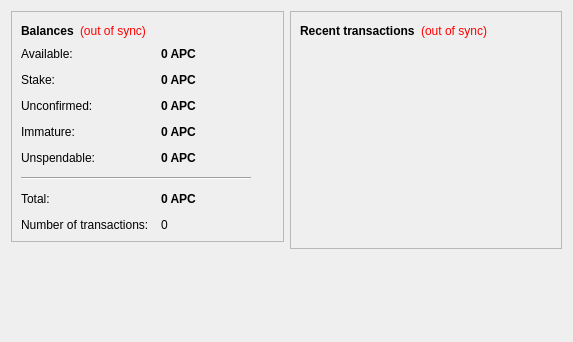
<?xml version="1.0" encoding="UTF-8"?>
<ui version="4.0">
 <class>OverviewPage</class>
 <widget class="QWidget" name="OverviewPage">
  <property name="geometry">
   <rect>
    <x>0</x>
    <y>0</y>
    <width>573</width>
    <height>342</height>
   </rect>
  </property>
  <property name="windowTitle">
   <string>Form</string>
  </property>
  <layout class="QHBoxLayout" name="horizontalLayout" stretch="1,1">
   <item>
    <layout class="QVBoxLayout" name="verticalLayout_2">
     <item>
      <widget class="QFrame" name="frame">
       <property name="frameShape">
        <enum>QFrame::StyledPanel</enum>
       </property>
       <property name="frameShadow">
        <enum>QFrame::Raised</enum>
       </property>
       <layout class="QVBoxLayout" name="verticalLayout_4">
        <item>
         <layout class="QHBoxLayout" name="horizontalLayout_4">
          <item>
           <widget class="QLabel" name="label_5">
            <property name="font">
             <font>
              <weight>75</weight>
              <bold>true</bold>
             </font>
            </property>
            <property name="text">
             <string>Balances</string>
            </property>
           </widget>
          </item>
          <item>
           <widget class="QLabel" name="labelWalletStatus">
            <property name="toolTip">
             <string>The displayed information may be out of date. Your wallet automatically synchronizes with the AppleCoin network after a connection is established, but this process has not completed yet.</string>
            </property>
            <property name="styleSheet">
             <string notr="true">QLabel { color: red; }</string>
            </property>
            <property name="text">
             <string notr="true">(out of sync)</string>
            </property>
            <property name="alignment">
             <set>Qt::AlignLeading|Qt::AlignLeft|Qt::AlignVCenter</set>
            </property>
           </widget>
          </item>
          <item>
           <spacer name="horizontalSpacer_2">
            <property name="orientation">
             <enum>Qt::Horizontal</enum>
            </property>
            <property name="sizeHint" stdset="0">
             <size>
              <width>40</width>
              <height>20</height>
             </size>
            </property>
           </spacer>
          </item>
         </layout>
        </item>
        <item>
         <layout class="QFormLayout" name="formLayout_2">
          <property name="fieldGrowthPolicy">
           <enum>QFormLayout::AllNonFixedFieldsGrow</enum>
          </property>
          <property name="horizontalSpacing">
           <number>12</number>
          </property>
          <property name="verticalSpacing">
           <number>12</number>
          </property>
          <item row="0" column="0">
           <widget class="QLabel" name="labelAvailableText">
            <property name="toolTip">
             <string>Your current available balance</string>
            </property>
            <property name="text">
             <string>Available:</string>
            </property>
           </widget>
          </item>
          <item row="0" column="1">
           <widget class="QLabel" name="labelAvailable">
            <property name="font">
             <font>
              <weight>75</weight>
              <bold>true</bold>
             </font>
            </property>
            <property name="cursor">
             <cursorShape>IBeamCursor</cursorShape>
            </property>
            <property name="toolTip">
             <string>Your current available balance</string>
            </property>
            <property name="text">
             <string notr="true">0 APC</string>
            </property>
            <property name="alignment">
             <set>Qt::AlignLeading|Qt::AlignLeft|Qt::AlignVCenter</set>
            </property>
            <property name="textInteractionFlags">
             <set>Qt::LinksAccessibleByMouse|Qt::TextSelectableByKeyboard|Qt::TextSelectableByMouse</set>
            </property>
           </widget>
          </item>
          <item row="1" column="0">
           <widget class="QLabel" name="label_6">
            <property name="toolTip">
             <string>Total of coins that was staked, and do not yet count toward the current balance</string>
            </property>
            <property name="text">
             <string>Stake:</string>
            </property>
           </widget>
          </item>
          <item row="1" column="1">
           <widget class="QLabel" name="labelStake">
            <property name="font">
             <font>
              <weight>75</weight>
              <bold>true</bold>
             </font>
            </property>
            <property name="cursor">
             <cursorShape>IBeamCursor</cursorShape>
            </property>
            <property name="toolTip">
             <string>Total of coins that was staked, and do not yet count toward the current balance</string>
            </property>
            <property name="text">
             <string notr="true">0 APC</string>
            </property>
            <property name="alignment">
             <set>Qt::AlignLeading|Qt::AlignLeft|Qt::AlignVCenter</set>
            </property>
            <property name="textInteractionFlags">
             <set>Qt::LinksAccessibleByMouse|Qt::TextSelectableByKeyboard|Qt::TextSelectableByMouse</set>
            </property>
           </widget>
          </item>
          <item row="2" column="0">
           <widget class="QLabel" name="label_3">
            <property name="toolTip">
             <string>Total of transactions that have yet to be confirmed, and do not yet count toward the current balance</string>
            </property>
            <property name="text">
             <string>Unconfirmed:</string>
            </property>
           </widget>
          </item>
          <item row="2" column="1">
           <widget class="QLabel" name="labelUnconfirmed">
            <property name="font">
             <font>
              <weight>75</weight>
              <bold>true</bold>
             </font>
            </property>
            <property name="cursor">
             <cursorShape>IBeamCursor</cursorShape>
            </property>
            <property name="toolTip">
             <string>Total of transactions that have yet to be confirmed, and do not yet count toward the current balance</string>
            </property>
            <property name="text">
             <string notr="true">0 APC</string>
            </property>
            <property name="alignment">
             <set>Qt::AlignLeading|Qt::AlignLeft|Qt::AlignVCenter</set>
            </property>
            <property name="textInteractionFlags">
             <set>Qt::LinksAccessibleByMouse|Qt::TextSelectableByKeyboard|Qt::TextSelectableByMouse</set>
            </property>
           </widget>
          </item>
          <item row="3" column="0">
           <widget class="QLabel" name="labelImmatureText">
            <property name="toolTip">
             <string>Mined balance that has not yet matured</string>
            </property>
            <property name="text">
             <string>Immature:</string>
            </property>
           </widget>
          </item>
          <item row="3" column="1">
           <widget class="QLabel" name="labelImmature">
            <property name="font">
             <font>
              <weight>75</weight>
              <bold>true</bold>
             </font>
            </property>
            <property name="toolTip">
             <string>Mined balance that has not yet matured</string>
            </property>
            <property name="text">
             <string notr="true">0 APC</string>
            </property>
            <property name="alignment">
             <set>Qt::AlignLeading|Qt::AlignLeft|Qt::AlignVCenter</set>
            </property>
            <property name="textInteractionFlags">
             <set>Qt::LinksAccessibleByMouse|Qt::TextSelectableByKeyboard|Qt::TextSelectableByMouse</set>
            </property>
           </widget>
          </item>
          <item row="4" column="0">
           <widget class="QLabel" name="labelBalanceWatchOnlyText">
            <property name="toolTip">
             <string>Your unspendable balance</string>
            </property>
            <property name="text">
             <string>Unspendable:</string>
            </property>
           </widget>
          </item>
          <item row="4" column="1">
           <widget class="QLabel" name="labelBalanceWatchOnly">
            <property name="font">
             <font>
              <weight>75</weight>
              <bold>true</bold>
             </font>
            </property>
            <property name="cursor">
             <cursorShape>IBeamCursor</cursorShape>
            </property>
            <property name="toolTip">
             <string>Your unspendable balance</string>
            </property>
            <property name="text">
             <string notr="true">0 APC</string>
            </property>
            <property name="alignment">
             <set>Qt::AlignLeading|Qt::AlignLeft|Qt::AlignVCenter</set>
            </property>
            <property name="textInteractionFlags">
             <set>Qt::LinksAccessibleByMouse|Qt::TextSelectableByKeyboard|Qt::TextSelectableByMouse</set>
            </property>
           </widget>
          </item>
          <item row="5" column="0" colspan="2">
           <widget class="Line" name="line">
            <property name="maximumSize">
             <size>
              <width>230</width>
              <height>16777215</height>
             </size>
            </property>
            <property name="orientation">
             <enum>Qt::Horizontal</enum>
            </property>
           </widget>
          </item>
          <item row="6" column="0">
           <widget class="QLabel" name="labelTotalText">
            <property name="toolTip">
             <string>Your current total balance</string>
            </property>
            <property name="text">
             <string>Total:</string>
            </property>
           </widget>
          </item>
          <item row="6" column="1">
           <widget class="QLabel" name="labelTotal">
            <property name="font">
             <font>
              <weight>75</weight>
              <bold>true</bold>
             </font>
            </property>
            <property name="toolTip">
             <string>Your current total balance</string>
            </property>
            <property name="text">
             <string notr="true">0 APC</string>
            </property>
            <property name="alignment">
             <set>Qt::AlignLeading|Qt::AlignLeft|Qt::AlignVCenter</set>
            </property>
            <property name="textInteractionFlags">
             <set>Qt::LinksAccessibleByMouse|Qt::TextSelectableByKeyboard|Qt::TextSelectableByMouse</set>
            </property>
           </widget>
          </item>
          <item row="7" column="0">
           <widget class="QLabel" name="label_2">
            <property name="toolTip">
             <string>Total number of transactions in wallet</string>
            </property>
            <property name="text">
             <string>Number of transactions:</string>
            </property>
           </widget>
          </item>
          <item row="7" column="1">
           <widget class="QLabel" name="labelNumTransactions">
            <property name="toolTip">
             <string>Total number of transactions in wallet</string>
            </property>
            <property name="text">
             <string notr="true">0</string>
            </property>
           </widget>
          </item>
         </layout>
        </item>
       </layout>
      </widget>
     </item>
     <item>
      <spacer name="verticalSpacer">
       <property name="orientation">
        <enum>Qt::Vertical</enum>
       </property>
       <property name="sizeHint" stdset="0">
        <size>
         <width>20</width>
         <height>40</height>
        </size>
       </property>
      </spacer>
     </item>
    </layout>
   </item>
   <item>
    <layout class="QVBoxLayout" name="verticalLayout_3">
     <item>
      <widget class="QFrame" name="frame_2">
       <property name="frameShape">
        <enum>QFrame::StyledPanel</enum>
       </property>
       <property name="frameShadow">
        <enum>QFrame::Raised</enum>
       </property>
       <layout class="QVBoxLayout" name="verticalLayout">
        <item>
         <layout class="QHBoxLayout" name="horizontalLayout_2">
          <item>
           <widget class="QLabel" name="label_4">
            <property name="text">
             <string>&lt;b&gt;Recent transactions&lt;/b&gt;</string>
            </property>
           </widget>
          </item>
          <item>
           <widget class="QLabel" name="labelTransactionsStatus">
            <property name="toolTip">
             <string>The displayed information may be out of date. Your wallet automatically synchronizes with the AppleCoin network after a connection is established, but this process has not completed yet.</string>
            </property>
            <property name="styleSheet">
             <string notr="true">QLabel { color: red; }</string>
            </property>
            <property name="text">
             <string notr="true">(out of sync)</string>
            </property>
            <property name="alignment">
             <set>Qt::AlignRight|Qt::AlignTrailing|Qt::AlignVCenter</set>
            </property>
           </widget>
          </item>
          <item>
           <spacer name="horizontalSpacer">
            <property name="orientation">
             <enum>Qt::Horizontal</enum>
            </property>
            <property name="sizeHint" stdset="0">
             <size>
              <width>40</width>
              <height>20</height>
             </size>
            </property>
           </spacer>
          </item>
         </layout>
        </item>
        <item>
         <widget class="QListView" name="listTransactions">
          <property name="styleSheet">
           <string notr="true">QListView { background: transparent; }</string>
          </property>
          <property name="frameShape">
           <enum>QFrame::NoFrame</enum>
          </property>
          <property name="verticalScrollBarPolicy">
           <enum>Qt::ScrollBarAlwaysOff</enum>
          </property>
          <property name="horizontalScrollBarPolicy">
           <enum>Qt::ScrollBarAlwaysOff</enum>
          </property>
          <property name="selectionMode">
           <enum>QAbstractItemView::NoSelection</enum>
          </property>
         </widget>
        </item>
       </layout>
      </widget>
     </item>
     <item>
      <spacer name="verticalSpacer_2">
       <property name="orientation">
        <enum>Qt::Vertical</enum>
       </property>
       <property name="sizeHint" stdset="0">
        <size>
         <width>20</width>
         <height>40</height>
        </size>
       </property>
      </spacer>
     </item>
    </layout>
   </item>
  </layout>
 </widget>
 <resources/>
 <connections/>
</ui>
